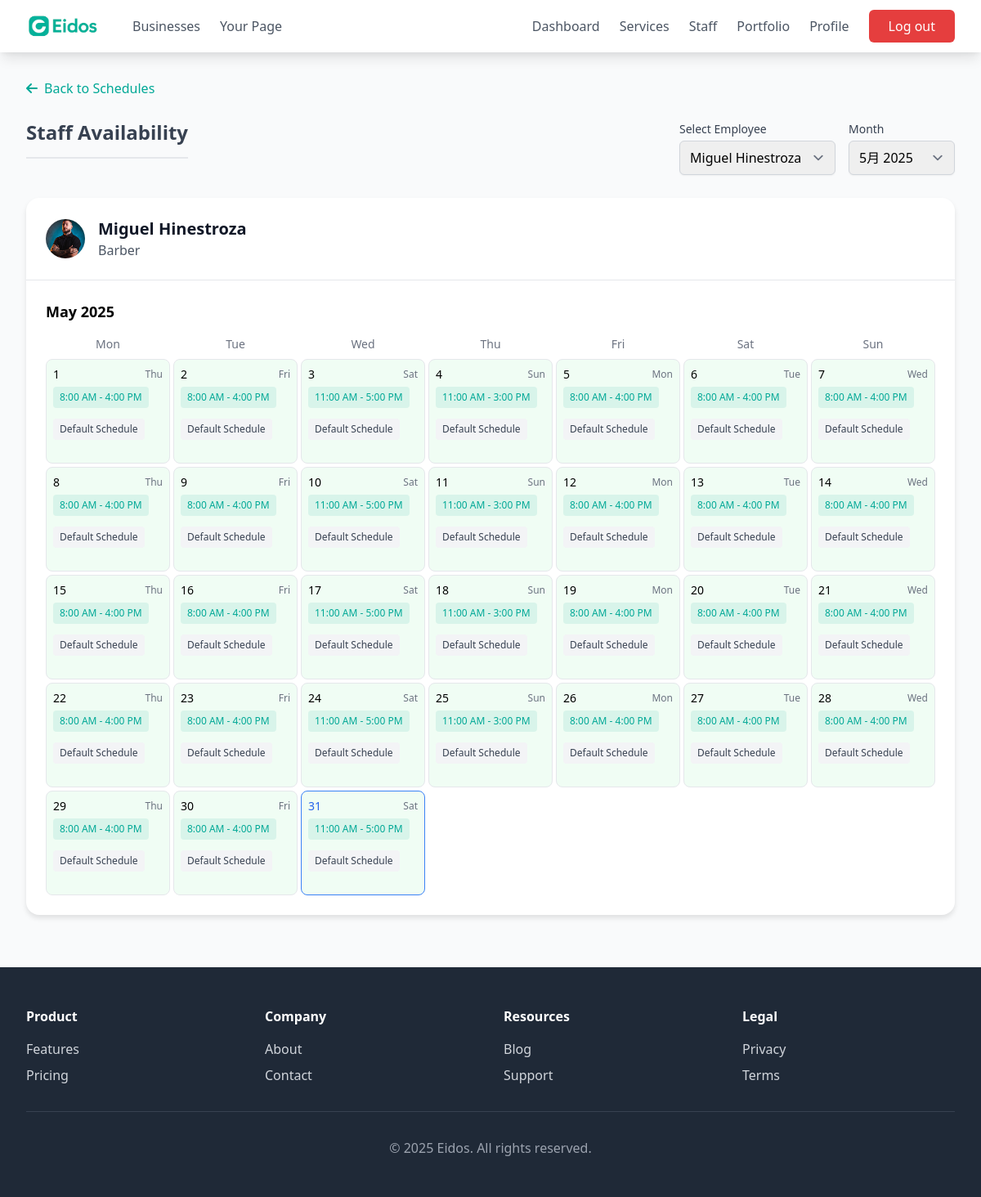
Page /business/dashboard/availability/6/ (signed in) on the committed database.
### business/models.py (models this page shows, shortened)
class Employee(models.Model):
    business = models.ForeignKey(BusinessAccount, on_delete=models.CASCADE, related_name='employees', default=get_default_business)
    name = models.CharField(max_length=100)
    photo = models.ImageField(upload_to='employees/photos/', blank=True, null=True)
    job_description = models.TextField()
    phone = models.CharField(max_length=20)

class Shift(models.Model):
    DAYS_OF_WEEK = [
        (0, 'Monday'),
        (1, 'Tuesday'),
        (2, 'Wednesday'),
        (3, 'Thursday'),
        (4, 'Friday'),
        (5, 'Saturday'),
        (6, 'Sunday'),
    ]
    schedule = models.ForeignKey(Schedule, on_delete=models.CASCADE, related_name='shifts')
    day_of_week = models.IntegerField(choices=DAYS_OF_WEEK)
    start_time = models.TimeField()
    end_time = models.TimeField()
    class Meta:
        ordering = ['day_of_week', 'start_time']
        unique_together = ['schedule', 'day_of_week']

### business/views.py (the view, shortened to what this page needs)
# urls.py: path('dashboard/availability/', views.manageAvailability, name='manage_availability'),
@login_required
def manageAvailability(request, employee_id=None):
    try:
        business = BusinessAccount.objects.get(user=request.user)
    except BusinessAccount.DoesNotExist:
        messages.error(request, "Business profile not found")
        return redirect('home')
    employees = Employee.objects.filter(business=business)
    if not employees.exists():
        messages.warning(request, "You need to add employees before managing availability")
        return redirect('employee_list')
    if employee_id:
        try:
            employee = Employee.objects.get(id=employee_id, business=business)
        except Employee.DoesNotExist:
            messages.error(request, "Employee not found")
            return redirect('manage_availability')
    else:
        employee = employees.first()
    year = request.GET.get('year')
    month = request.GET.get('month')
    today = timezone.now().date()
    if year and month:
        try:
            year = int(year)
            month = int(month)
            start_date = date(year, month, 1)
        except (ValueError, TypeError):
            start_date = today.replace(day=1)
    else:
        start_date = today.replace(day=1)
    if start_date.month == 12:
        end_date = start_date.replace(year=start_date.year + 1, month=1, day=1) - timedelta(days=1)
    else:
        end_date = start_date.replace(month=start_date.month + 1, day=1) - timedelta(days=1)
    availabilities = Availability.objects.filter(
        employee=employee,
        date__range=[start_date, end_date]
    )
    calendar_data = []
    current_date = start_date
    while current_date <= end_date:
        availability = availabilities.filter(date=current_date).first()
        day_of_week = current_date.weekday()
        shifts = Shift.objects.filter(
            schedule__employee=employee,
            schedule__is_active=True,
            schedule__start_date__lte=current_date,
            day_of_week=day_of_week
        ).filter(
            models.Q(schedule__end_date__isnull=True) |
            models.Q(schedule__end_date__gte=current_date)
        )
        calendar_data.append({
            'date': current_date,
            'day_name': current_date.strftime('%a'),
            'is_today': current_date == today,
            'availability': availability,
            'shifts': shifts
        })
        current_date += timedelta(days=1)
    return render(request, 'manage_availability.html', {
        'business': business,
        'employee': employee,
        'employees': employees,
        'calendar_data': calendar_data,
        'month_name': start_date.strftime('%B %Y'),
        'current_year': start_date.year,
        'current_month': start_date.month
    })

### eidosapp/context_processors.py (called while the page is built)
def user_type_context(request):
    user_type = None
    if request.user.is_authenticated:
        if hasattr(request.user, 'is_business') and request.user.is_business:
            user_type = 'business'
        elif hasattr(request.user, 'is_customer') and request.user.is_customer:
            user_type = 'customer'
    return {'user_type': user_type}

def business_user_context(request):
    business_user = None
    if request.user.is_authenticated and hasattr(request.user, 'is_business') and request.user.is_business:
        business_user = BusinessAccount.objects.get(user=request.user)
    return {'business_user': business_user}

### business/templates/manage_availability.html (shortened to what this page needs)
{% extends 'base.html' %}
{% block content %}
<div class="max-w-7xl mx-auto px-4 sm:px-6 lg:px-8 py-8">
    <div class="mb-6">
        <a href="{% url 'schedule_list' %}" class="text-primary hover:text-primary-dark flex items-center">
            <i class="fas fa-arrow-left mr-2"></i>Back to Schedules
        </a>
    </div>
    <div class="flex flex-col md:flex-row md:items-center md:justify-between mb-6">
        <h1 class="section-title mb-0">Staff Availability</h1>
        <div class="flex flex-col sm:flex-row space-y-2 sm:space-y-0 sm:space-x-4">
            <div>
                <label for="employee-select" class="block text-sm font-medium text-gray-700 mb-1">Select Employee</label>
                <select id="employee-select" class="form-select"
                        onchange="window.location.href='{% url 'manage_availability' %}' + (this.value ? this.value + '/' : '')">
                    {% for emp in employees %}
                        <option value="{{ emp.id }}" {% if emp.id == employee.id %}selected{% endif %}>
                            {{ emp.name }}
                        </option>
                    {% endfor %}
                </select>
            </div>
            <div>
                <label for="month-select" class="block text-sm font-medium text-gray-700 mb-1">Month</label>
                <select id="month-select" class="form-select">
                    {% now "Y" as current_year_now %}
                    {% for m in "123456789101112"|make_list %}
                        {% with month_num=forloop.counter %}
                            <option value="{{ current_year_now }}-{{ month_num }}"
                                {% if month_num == current_month and current_year_now|add:"0" == current_year|add:"0" %}selected{% endif %}>
                                {{ month_num }}月 {{ current_year_now }}
                            </option>
                        {% endwith %}
                    {% endfor %}
                </select>
            </div>
        </div>
    </div>
    <div role="region" aria-label="{{ employee.name }}'s Availability Calendar" class="calendar-card mb-8">
        <div class="p-6 border-b border-gray-200">
            <div class="flex items-center">
                {% if employee.photo %}
                    <img class="employee-avatar mr-4" src="{{ employee.photo.url }}" alt="{{ employee.name }}'s Photo">
                {% else %}
                    <div class="employee-avatar-placeholder mr-4">
                        <i class="fas fa-user" aria-hidden="true"></i>
                        <span class="sr-only">No profile photo available for {{ employee.name }}</span>
                    </div>
                {% endif %}
                <div>
                    <h2 class="text-xl font-bold text-gray-900">{{ employee.name }}</h2>
                    <p class="text-gray-600">{{ employee.job_description|truncatechars:60 }}</p>
                </div>
            </div>
        </div>
        <div class="p-6">
            <h3 class="text-lg font-semibold mb-4">{{ month_name }}</h3>
            <div role="row" aria-label="Days of the week" class="grid grid-cols-7 gap-1 mb-2 text-center">
                <div role="columnheader" class="text-sm font-medium text-gray-500">Mon</div>
                <div role="columnheader" class="text-sm font-medium text-gray-500">Tue</div>
                <div role="columnheader" class="text-sm font-medium text-gray-500">Wed</div>
                <div role="columnheader" class="text-sm font-medium text-gray-500">Thu</div>
                <div role="columnheader" class="text-sm font-medium text-gray-500">Fri</div>
                <div role="columnheader" class="text-sm font-medium text-gray-500">Sat</div>
                <div role="columnheader" class="text-sm font-medium text-gray-500">Sun</div>
            </div>
            <div role="grid" aria-label="Availability per day" class="grid grid-cols-7 gap-1">
                {% for day in calendar_data %}
                    <div
                        role="gridcell"
                        class="w-full h-32 p-2 overflow-y-auto calendar-day
                               {% if day.is_today %}calendar-day-today{% endif %}
                               {% if not day.availability and day.shifts %}calendar-day-available{% endif %}
                               {% if day.availability and not day.availability.is_available %}calendar-day-unavailable{% endif %}"
                        aria-selected="false"
                        aria-label="{{ day.date|date:'l, F j, Y' }}"
                        tabindex="0"
                        data-date="{{ day.date|date:'Y-m-d' }}"
                        data-display-date="{{ day.date|date:'F j, Y' }}"
                        data-available="{% if day.availability %}{{ day.availability.is_available|yesno:'true,false' }}{% else %}true{% endif %}"
                        data-reason="{% if day.availability and not day.availability.is_available %}{{ day.availability.reason|default_if_none:'' }}{% else %}{% endif %}"
                        onclick="toggleAvailability(this)"
                    >
                        <div class="flex justify-between items-center mb-1">
                            <span class="text-sm font-medium {% if day.is_today %}text-blue-600{% endif %}" aria-hidden="true">
                                {{ day.date.day }}
                            </span>
                            <span class="text-xs text-gray-500" aria-hidden="true">{{ day.day_name }}</span>
                        </div>
                        {% if day.shifts %}
                            <div class="mb-2" aria-label="Scheduled shifts">
                                {% for shift in day.shifts %}
                                    <div class="shift-tag" aria-label="Shift from {{ shift.start_time|time:'g:i A' }} to {{ shift.end_time|time:'g:i A' }}">
                                        {{ shift.start_time|time:"g:i A" }} - {{ shift.end_time|time:"g:i A" }}
                                    </div>
                                {% endfor %}
                            </div>
                        {% endif %}
                        {% if day.availability %}
                            {% if day.availability.is_available %}
                                <div class="availability-tag availability-available" aria-label="Available">Available</div>
                            {% else %}
                                <div class="availability-tag availability-unavailable" aria-label="Unavailable">Unavailable</div>
                                {% if day.availability.reason %}
                                    <div class="text-xs text-gray-600 italic" aria-label="Reason for unavailability: {{ day.availability.reason }}">
                                        {{ day.availability.reason }}
                                    </div>
                                {% endif %}
                            {% endif %}
                        {% elif day.shifts %}
                            <div class="availability-tag availability-default" aria-label="Default schedule">Default Schedule</div>
                        {% endif %}
                    </div>
                {% endfor %}
            </div>
        </div>
    </div>
</div>
{% endblock %}

### eidosapp/templates/base.html (style rules this page uses)
:root { --primary-color: #00a896; --primary-dark: #007f6e; --secondary-color: #f8f9fa; }
.text-primary { color: var(--primary-color); }
body { padding-top: 64px; }

### business/templates/manage_availability.html (style rules this page uses)
body { background-color: #f3f4f6; }
.section-title { font-size: 1.5rem; font-weight: 700; color: #374151; margin-bottom: 1.5rem; padding-bottom: 0.75rem; border-bottom: 2px solid #e5e7eb; }
.calendar-card { background: white; border-radius: 1rem; box-shadow: 0 4px 6px rgba(0, 0, 0, 0.1); overflow: hidden; }
.calendar-day { border: 1px solid #e5e7eb; border-radius: 0.5rem; transition: all 0.2s ease-in-out; background-color: white; cursor: pointer; }
.calendar-day-today { background-color: rgba(59, 130, 246, 0.05); border-color: #3b82f6; }
.calendar-day-available { background-color: #f0fdf4; }
.shift-tag { display: inline-flex; align-items: center; padding: 0.25rem 0.5rem; border-radius: 0.25rem; font-size: 0.75rem; background-color: rgba(0, 168, 150, 0.1); color: var(--primary-color); margin-right: 0.25rem; margin-bottom: 0.25rem; }
.availability-tag { display: inline-flex; align-items: center; padding: 0.25rem 0.5rem; border-radius: 0.25rem; font-size: 0.75rem; margin-bottom: 0.25rem; }
.availability-default { background-color: #f3f4f6; color: #374151; }
.form-select { display: block; width: 100%; padding: 0.5rem 2.5rem 0.5rem 0.75rem; -webkit-appearance: none; -moz-appearance: none; appearance: none; background-position: right 0.5rem center; background-repeat: no-repeat; background-size: 1.5em 1.5em; border: 1px solid #d1d5db; border-radius: 0.375rem; box-shadow: 0 1px 2px rgba(0, 0, 0, 0.05); transition: all 0.2s; }
.employee-avatar { width: 48px; height: 48px; border-radius: 50%; object-fit: cover; }

### rows in the picture
Employee: photo (picture), name "Miguel Hinestroza", job_description "Barber"
Shift: start_time "8:00 AM", end_time "4:00 PM"
Shift: start_time "8:00 AM", end_time "4:00 PM"
Shift: start_time "11:00 AM", end_time "5:00 PM"
Shift: start_time "11:00 AM", end_time "3:00 PM"
Shift: start_time "8:00 AM", end_time "4:00 PM"
Shift: start_time "8:00 AM", end_time "4:00 PM"
Shift: start_time "8:00 AM", end_time "4:00 PM"

### other values in the picture
{{ month_name }} "May 2025"
{{ day.date.day }} "1" "2" "3" "4" "5" "6" "7" "8" "9" "10" "11" "12" "13" "14" "15" "16" "17" "18" "19" "20" "21" "22" "23" "24" "25" "26" "27" "28" "29" "30" "31"
{{ day.day_name }} "Thu" "Fri" "Sat" "Sun" "Mon" "Tue" "Wed" "Thu" "Fri" "Sat" "Sun" "Mon" "Tue" "Wed" "Thu" "Fri" "Sat" "Sun" "Mon" "Tue" "Wed" "Thu" "Fri" "Sat" "Sun" "Mon" "Tue" "Wed" "Thu" "Fri" "Sat"
form field value "Miguel Hinestroza"
form field value "5月 2025"
